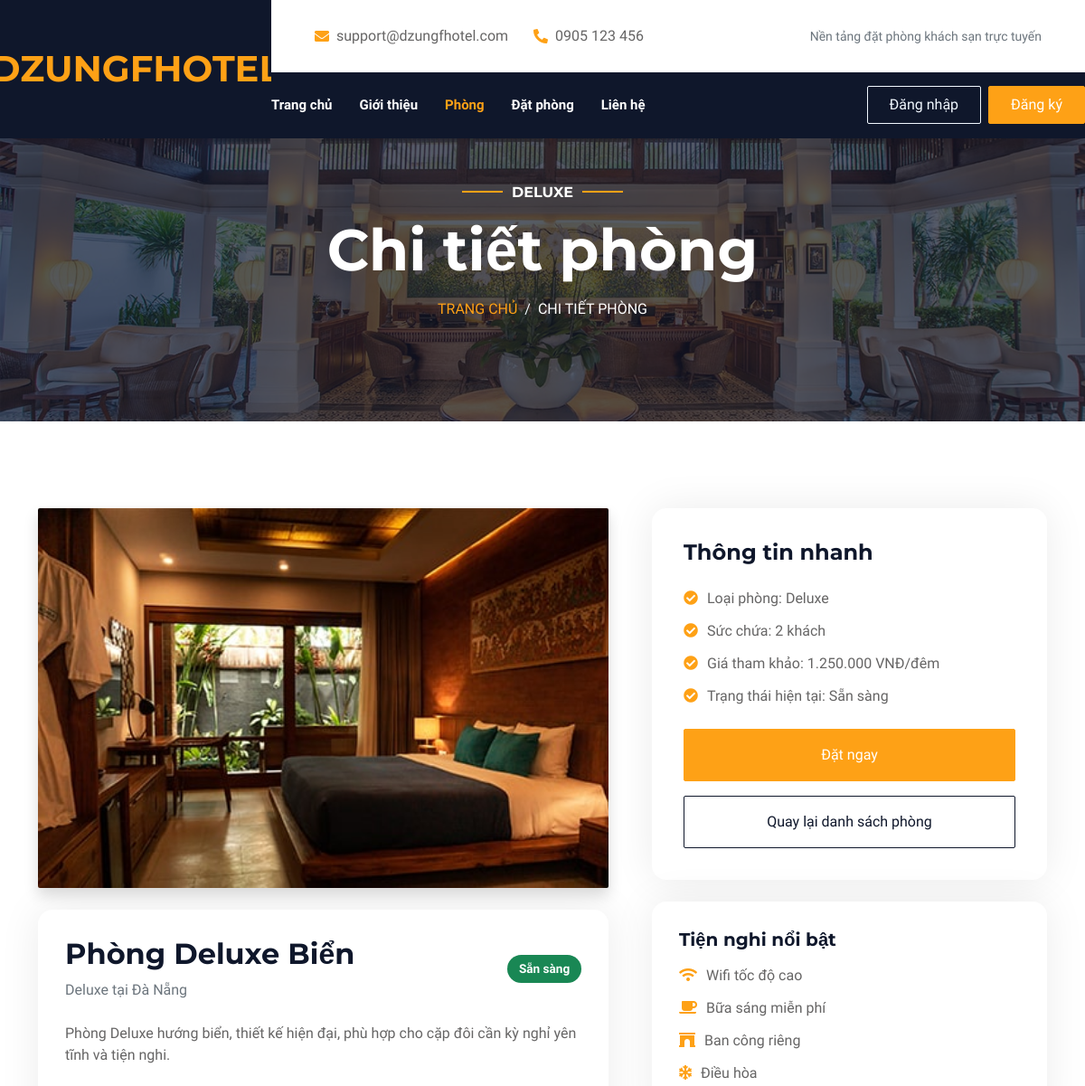
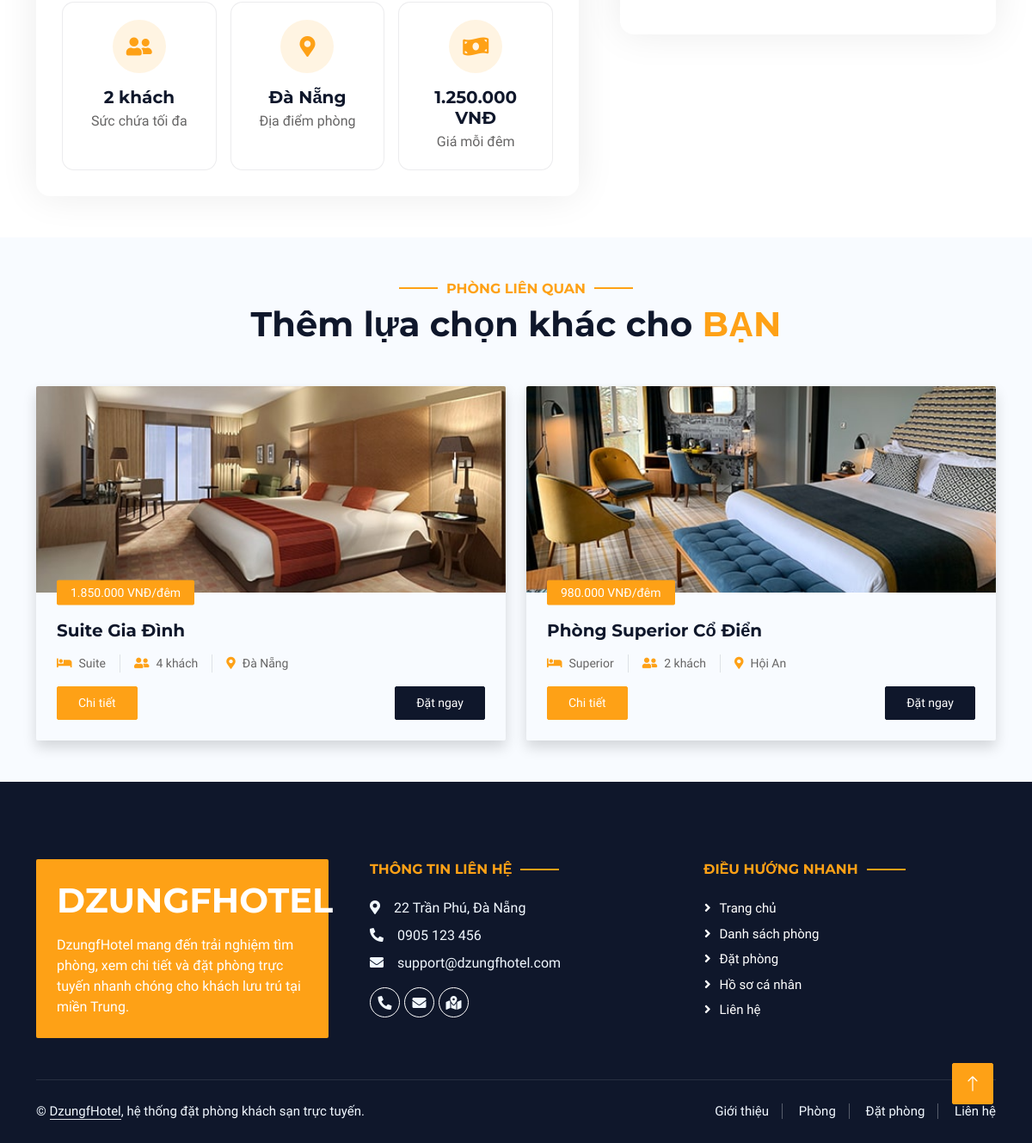
/room-details.php?id=1, run on the app's committed database (2 pictures, top to bottom).
### tables this page shows
CREATE TABLE rooms (
    id INT AUTO_INCREMENT PRIMARY KEY,
    room_name VARCHAR(120) NOT NULL,
    room_type VARCHAR(80) NOT NULL,
    location VARCHAR(120) DEFAULT 'Đà Nẵng',
    price DECIMAL(10,2) NOT NULL,
    capacity INT NOT NULL,
    image VARCHAR(255),
    description TEXT,
    status ENUM('available', 'booked', 'maintenance') NOT NULL DEFAULT 'available',
    created_at TIMESTAMP DEFAULT CURRENT_TIMESTAMP
);

CREATE TABLE amenities (
    id INT AUTO_INCREMENT PRIMARY KEY,
    amenity_name VARCHAR(120) NOT NULL,
    icon VARCHAR(80) DEFAULT 'fa fa-check-circle'
);

### includes/db.php (called while the page is built, shortened)
<?php
function env_value(string $key): ?string
{
    $value = $_ENV[$key] ?? $_SERVER[$key] ?? getenv($key);
    return is_string($value) ? $value : (string) $value;
}

### room-details.php (the view, shortened to what this page needs)
<?php
require_once __DIR__ . '/includes/auth.php';
require_once __DIR__ . '/includes/db.php';
$roomId = (int) ($_GET['id'] ?? 0);
$db = get_db();
$stmt = $db->prepare("SELECT id, room_name, room_type, location, price, capacity, image, description, status FROM rooms WHERE id = ? LIMIT 1");
$stmt->bind_param('i', $roomId);
$stmt->execute();
$room = $stmt->get_result()->fetch_assoc();
$amenities = [];
$amenityStmt = $db->prepare("
    SELECT a.amenity_name, a.icon
    FROM room_amenities ra
    INNER JOIN amenities a ON ra.amenity_id = a.id
    WHERE ra.room_id = ?
    ORDER BY a.id ASC
");
$amenityStmt->bind_param('i', $roomId);
$amenityStmt->execute();
$amenityResult = $amenityStmt->get_result();
while ($row = $amenityResult->fetch_assoc()) {
    $amenities[] = $row;
}
$relatedRooms = [];
$relatedStmt = $db->prepare("SELECT id, room_name, room_type, location, price, capacity, image FROM rooms WHERE status = 'available' AND id <> ? ORDER BY id ASC LIMIT 2");
$relatedStmt->bind_param('i', $roomId);
$relatedStmt->execute();
$relatedResult = $relatedStmt->get_result();
while ($row = $relatedResult->fetch_assoc()) {
    $relatedRooms[] = $row;
}
$carryFilters = array_filter([
    'check_in' => trim((string) ($_GET['check_in'] ?? '')),
    'check_out' => trim((string) ($_GET['check_out'] ?? '')),
    'guests' => trim((string) ($_GET['guests'] ?? '')),
    'location' => trim((string) ($_GET['location'] ?? '')),
], static fn ($value): bool => $value !== '' && $value !== null);
$bookingQuery = http_build_query(array_merge(['room_id' => $roomId], $carryFilters));
require_once __DIR__ . '/includes/header.php';
?>
<div class="container-xxl py-5">
    <div class="container">
        <div class="row g-5">
            <div class="col-lg-7">
                <img class="img-fluid rounded shadow room-card-image feature-image mb-4" src="<?= e(asset((string) $room['image'])) ?>" alt="<?= e($room['room_name']) ?>">
                <div class="info-card">
                    <div class="d-flex flex-column flex-md-row justify-content-between align-items-md-center mb-4">
                        <div>
                            <h2 class="mb-2"><?= e((string) $room['room_name']) ?></h2>
                            <p class="mb-0 text-muted"><?= e((string) $room['room_type']) ?> tại <?= e((string) $room['location']) ?></p>
                        </div>
                        <div class="mt-3 mt-md-0">
                            <span class="badge <?= e(room_badge_class((string) $room['status'])) ?> status-badge"><?= e(room_status_label((string) $room['status'])) ?></span>
                        </div>
                    </div>
                    <p class="mb-4"><?= e((string) $room['description']) ?></p>
                    <div class="row g-3">
                        <div class="col-md-4">
                            <div class="stat-box text-center h-100">
                                <div class="icon-circle mx-auto mb-3"><i class="fa fa-user-friends"></i></div>
                                <h5 class="mb-1"><?= e((string) $room['capacity']) ?> khách</h5>
                                <p class="mb-0">Sức chứa tối đa</p>
                            </div>
                        </div>
                        <div class="col-md-4">
                            <div class="stat-box text-center h-100">
                                <div class="icon-circle mx-auto mb-3"><i class="fa fa-map-marker-alt"></i></div>
                                <h5 class="mb-1"><?= e((string) $room['location']) ?></h5>
                                <p class="mb-0">Địa điểm phòng</p>
                            </div>
                        </div>
                        <div class="col-md-4">
                            <div class="stat-box text-center h-100">
                                <div class="icon-circle mx-auto mb-3"><i class="fa fa-money-bill-wave"></i></div>
                                <h5 class="mb-1"><?= e(format_currency((string) $room['price'])) ?></h5>
                                <p class="mb-0">Giá mỗi đêm</p>
                            </div>
                        </div>
                    </div>
                </div>
            </div>
            <div class="col-lg-5">
                <div class="room-sidebar-card mb-4">
                    <h4 class="mb-4">Thông tin nhanh</h4>
                    <ul class="list-check mb-4">
                        <li><i class="fa fa-check-circle"></i>Loại phòng: <?= e((string) $room['room_type']) ?></li>
                        <li><i class="fa fa-check-circle"></i>Sức chứa: <?= e((string) $room['capacity']) ?> khách</li>
                        <li><i class="fa fa-check-circle"></i>Giá tham khảo: <?= e(format_currency((string) $room['price'])) ?>/đêm</li>
                        <li><i class="fa fa-check-circle"></i>Trạng thái hiện tại: <?= e(room_status_label((string) $room['status'])) ?></li>
                    </ul>
                    <a href="<?= e(url('booking.php?' . $bookingQuery)) ?>" class="btn btn-primary w-100 py-3 mb-3">Đặt ngay</a>
                    <a href="<?= e(url('rooms.php')) ?>" class="btn btn-outline-dark w-100 py-3">Quay lại danh sách phòng</a>
                </div>
                <div class="summary-card">
                    <h5 class="mb-3">Tiện nghi nổi bật</h5>
                    <?php if ($amenities): ?>
                        <ul class="list-check mb-0">
                            <?php foreach ($amenities as $amenity): ?>
                                <li><i class="<?= e((string) ($amenity['icon'] ?: 'fa fa-check-circle')) ?>"></i><?= e((string) $amenity['amenity_name']) ?></li>
                            <?php endforeach; ?>
                        </ul>
                    <?php else: ?>
                        <p class="mb-0">Phòng được trang bị đầy đủ các tiện nghi cơ bản để mang lại trải nghiệm lưu trú thoải mái.</p>
                    <?php endif; ?>
                </div>
            </div>
        </div>
    </div>
</div>
<?php if ($relatedRooms): ?>
    <div class="container-xxl py-5 bg-soft">
        <div class="container">
            <div class="text-center wow fadeInUp" data-wow-delay="0.1s">
                <h6 class="section-title text-center text-primary text-uppercase">Phòng liên quan</h6>
                <h1 class="mb-5">Thêm lựa chọn khác cho <span class="text-primary text-uppercase">bạn</span></h1>
            </div>
            <div class="row g-4">
                <?php foreach ($relatedRooms as $index => $item): ?>
                    <div class="col-md-6 wow fadeInUp" data-wow-delay="<?= e(number_format(0.1 + ($index * 0.2), 1)) ?>s">
                        <div class="room-item shadow rounded overflow-hidden h-100">
                            <div class="position-relative">
                                <img class="img-fluid" src="<?= e(asset((string) $item['image'])) ?>" alt="<?= e((string) $item['room_name']) ?>">
                                <small class="position-absolute start-0 top-100 translate-middle-y bg-primary text-white rounded py-1 px-3 ms-4"><?= e(format_currency((string) $item['price'])) ?>/đêm</small>
                            </div>
                            <div class="p-4 mt-2">
                                <h5 class="mb-3"><?= e((string) $item['room_name']) ?></h5>
                                <div class="d-flex flex-wrap mb-3">
                                    <small class="border-end me-3 pe-3"><i class="fa fa-bed text-primary me-2"></i><?= e((string) $item['room_type']) ?></small>
                                    <small class="border-end me-3 pe-3"><i class="fa fa-user-friends text-primary me-2"></i><?= e((string) $item['capacity']) ?> khách</small>
                                    <small><i class="fa fa-map-marker-alt text-primary me-2"></i><?= e((string) $item['location']) ?></small>
                                </div>
                                <div class="d-flex justify-content-between">
                                    <a class="btn btn-sm btn-primary rounded py-2 px-4" href="<?= e(url('room-details.php?id=' . (int) $item['id'])) ?>">Chi tiết</a>
                                    <a class="btn btn-sm btn-dark rounded py-2 px-4" href="<?= e(url('booking.php?room_id=' . (int) $item['id'])) ?>">Đặt ngay</a>
                                </div>
                            </div>
                        </div>
                    </div>
                <?php endforeach; ?>
            </div>
        </div>
    </div>
<?php endif; ?>
<?php require_once __DIR__ . '/includes/footer.php'; ?>

### includes/auth.php (shortened to what this page needs)
<?php
function app_base_url(): string
{
    $scriptName = str_replace('\\', '/', $_SERVER['SCRIPT_NAME'] ?? '');
    $adminMarker = '/admin/';
    $adminPos = strpos($scriptName, $adminMarker);
    $dir = str_replace('\\', '/', dirname($scriptName));
    if ($dir === '/' || $dir === '.' || $dir === '\\') {
        return '';
    }
    return rtrim($dir, '/');
}
function url(string $path = ''): string
{
    $base = app_base_url();
    $cleanPath = ltrim($path, '/');
    return ($base === '' ? '' : $base) . '/' . $cleanPath;
}
function asset(string $path): string
{
    return url($path);
}
function e(?string $value): string
{
    return htmlspecialchars((string) $value, ENT_QUOTES, 'UTF-8');
}
function format_currency(float|string $amount): string
{
    return number_format((float) $amount, 0, ',', '.') . ' VNĐ';
}
function room_badge_class(string $status): string
{
    return match ($status) {
        'available' => 'bg-success',
        'booked' => 'bg-warning text-dark',
        'maintenance' => 'bg-danger',
        default => 'bg-secondary',
    };
}
function room_status_label(string $status): string
{
    return match ($status) {
        'available' => 'Sẵn sàng',
        'booked' => 'Đã đặt',
        'maintenance' => 'Bảo trì',
        default => $status,
    };
}
function render_page_header(string $title, string $eyebrow = 'DzungfHotel'): void
{
    ?>
    <div class="container-fluid page-header mb-5 p-0" style="background-image: url(<?= e(asset('img/carousel-1.jpg')) ?>);">
        <div class="container-fluid page-header-inner py-5">
            <div class="container text-center pb-5">
                <h6 class="section-title text-white text-uppercase mb-3 animated slideInDown"><?= e($eyebrow) ?></h6>
                <h1 class="display-3 text-white mb-3 animated slideInDown"><?= e($title) ?></h1>
                <nav aria-label="breadcrumb">
                    <ol class="breadcrumb justify-content-center text-uppercase">
                        <li class="breadcrumb-item"><a href="<?= e(url('index.php')) ?>">Trang chủ</a></li>
                        <li class="breadcrumb-item text-white active" aria-current="page"><?= e($title) ?></li>
                    </ol>
                </nav>
            </div>
        </div>
    </div>
    <?php
}

### css/style.css (style rules this page uses)
:root { --primary: #FEA116; --light: #F1F8FF; --dark: #0F172B; }
.btn { font-weight: 500; text-transform: uppercase; transition: .5s; }
.btn.btn-primary, .btn.btn-secondary { color: #FFFFFF; }
.page-header { background-position: center center; background-repeat: no-repeat; background-size: cover; }
.page-header-inner { background: rgba(15, 23, 43, .7); }
.breadcrumb-item + .breadcrumb-item::before { color: var(--light); }
.section-title { position: relative; display: inline-block; }
.section-title::before { position: absolute; content: ""; width: 45px; height: 2px; top: 50%; left: -55px; margin-top: -1px; background: var(--primary); }
.section-title::after { position: absolute; content: ""; width: 45px; height: 2px; top: 50%; right: -55px; margin-top: -1px; background: var(--primary); }
.btn { text-transform: none; }
.room-item img, .room-card-image, .feature-image { width: 100%; object-fit: cover; }
.room-item img, .room-card-image { height: 240px; }
.feature-image { min-height: 420px; }
.info-card, .form-card, .auth-card, .profile-card, .table-card, .summary-card, .room-sidebar-card { background: #FFFFFF; border-radius: 16px; box-shadow: 0 0 45px rgba(0, 0, 0, .08); }
.info-card, .summary-card { padding: 30px; }
.form-card, .auth-card, .profile-card, .table-card, .room-sidebar-card { padding: 35px; }
.icon-circle { width: 62px; height: 62px; border-radius: 50%; display: inline-flex; align-items: center; justify-content: center; background: rgba(254, 161, 22, .12); color: var(--primary); font-size: 24px; }
.bg-soft { background: #F8FBFF; }
.status-badge { font-size: .85rem; padding: .55rem .8rem; border-radius: 999px; }
.stat-box { border: 1px solid rgba(15, 23, 43, .08); border-radius: 14px; padding: 20px; background: #FFFFFF; }
.list-check { padding-left: 0; list-style: none; }
.list-check li { margin-bottom: 12px; }
.list-check i { color: var(--primary); margin-right: 10px; }

### data on the page
rooms: room_type "DELUXE", image (picture), room_name "Phòng Deluxe Biển", room_type "Deluxe", location "Đà Nẵng", status "Sẵn sàng", description "Phòng Deluxe hướng biển, thiết kế hiện đại, phù hợp cho cặp đôi cần kỳ nghỉ yên tĩnh và tiện nghi.", capacity "2", price "1.250.000 VNĐ"
amenities: amenity_name "Wifi tốc độ cao"
amenities: amenity_name "Bữa sáng miễn phí"
amenities: amenity_name "Ban công riêng"
amenities: amenity_name "Điều hòa"
rooms: image (picture), price "1.850.000 VNĐ", room_name "Suite Gia Đình", room_type "Suite", capacity "4", location "Đà Nẵng"
rooms: image (picture), price "980.000 VNĐ", room_name "Phòng Superior Cổ Điển", room_type "Superior", capacity "2", location "Hội An"

### other printed values
$title "Chi tiết phòng"
$title "CHI TIẾT PHÒNG"
